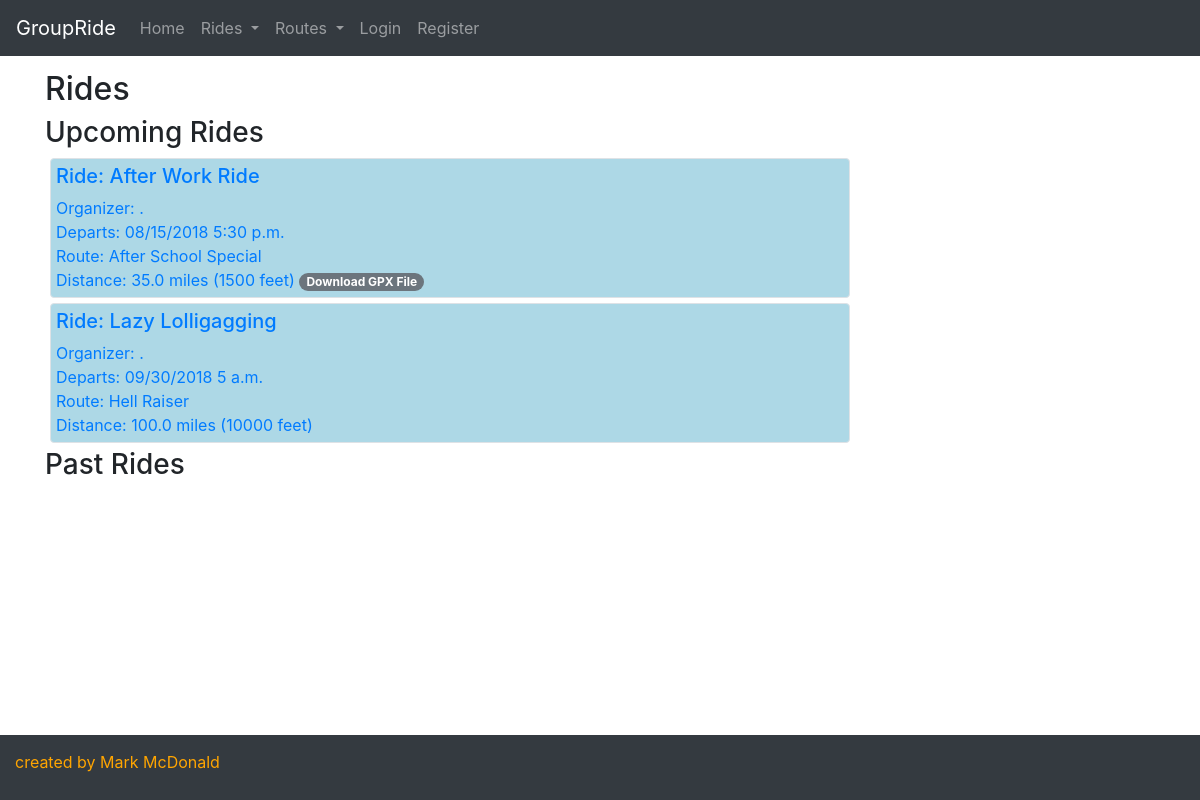
/rides/, run on an earlier commit of the app's database.
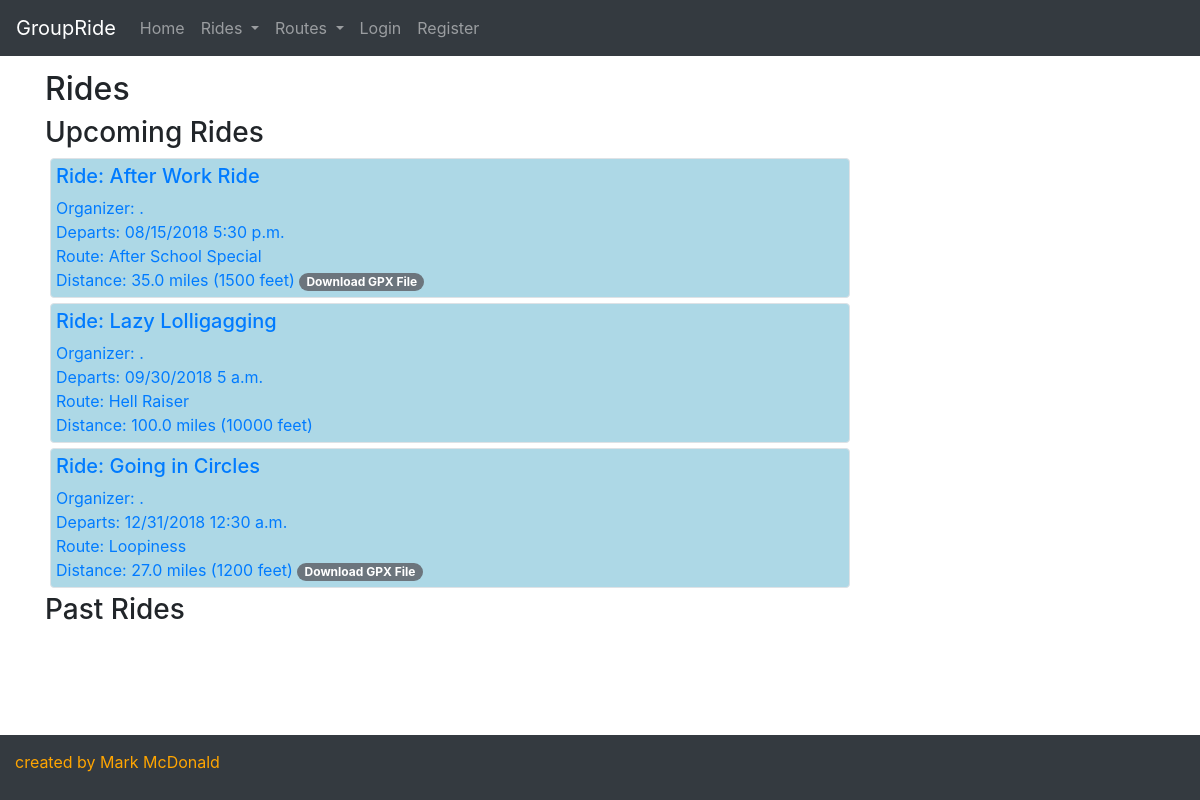
And on a later commit of the database.
### groupride/models.py (models this page shows, shortened)
class Ride(models.Model):
    created_by = models.ForeignKey(User, on_delete = models.SET_NULL, blank = True, null = True, related_name = "created_rides")
    created_on = models.DateTimeField(auto_now_add = True, editable = False, blank = False)
    ride_name = models.CharField(max_length = 256, blank = True, null = True)
    ride_date = models.DateTimeField(editable = True, blank = False, null = False)
    private = models.BooleanField(default = False)
    route = models.ForeignKey(Route, on_delete = models.SET_NULL, blank = True, null = True, related_name = "rides")
    confirmed_riders = models.ManyToManyField(User, related_name = "confirmed_ride")
    invited_riders = models.ManyToManyField(User, related_name = "invited_ride")
    comments = models.ManyToManyField(Comment, blank = True)

class Route(models.Model):
    created_by = models.ForeignKey(User, on_delete = models.SET_NULL, blank = True, null = True, related_name = "created_routes")
    created_on = models.DateTimeField(auto_now_add = True, editable = False, blank = False)
    route_name = models.CharField(max_length = 256, blank = True, null = True)
    miles = models.DecimalField(max_digits = 6, decimal_places = 1, blank = True, null = True)
    vertical_feet = models.IntegerField(blank = True, null = True)
    origin = models.CharField(max_length = 64, blank = True, null = True)
    reviews = models.ManyToManyField(Review, blank = True)
    gpxfile = models.FileField(blank = True, null = True)

### groupride/views.py (the view)
# urls.py: path("rides/", views.rides, name="rides"),
def rides(request):
    upcoming_rides = Ride.objects.filter(ride_date__gte = datetime.now()).order_by('ride_date')
    past_rides = Ride.objects.filter(ride_date__lt = datetime.now()).order_by('ride_date').reverse()
    context = {
        'upcoming_rides': upcoming_rides,
        'past_rides': past_rides,
        }
    return render(request, "groupride/rides.html", context)

### groupride/templates/groupride/rides.html (shortened to what this page needs)
{% extends 'groupride/template.html' %}
{% block body %}
  <div class="container">
    <h2>Rides</h2>
    <div class="panel-group">
    <h3>Upcoming Rides</h3>
    {% for ride in upcoming_rides %}
      {% if ride.private is True and user in ride.invited_riders.all or ride.private is not True %}
        <a href="/ride/{{ride.id}}">
          <div class="ride_header border rounded" style="min-width: 20rem; max-width: 50rem">
            <div>
              <h5>Ride: {{ride.ride_name}}
              </h5>
              <div>Organizer: {{ride.created_by.first_name|slice:":1" }}.{{ride.created_by.last_name}} </div>
            </div>
            <div>
              <span class="">Departs: {{ ride.ride_date|date:"SHORT_DATE_FORMAT" }} {{ ride.ride_date|time:"TIME_FORMAT" }} </span>
            </div>
            <a href="/route/{{ride.route.id}}">
              <div>Route: {{ride.route.route_name}}</div>
              <div>
                <span class="">Distance: {{ride.route.miles}} miles </span>
                <span class="">({{ride.route.vertical_feet}} feet)</span>
            </a>
                {% if ride.route.gpxfile %}
                  <a href={{ride.route.gpxfile}} download>
                    <span class="badge badge-pill badge-secondary">Download GPX File</span>
                  </a>
                {% endif %}
              </div>
          </div>
        </a>
      {% endif %}
    {% endfor %}
    <div class="panel-group">
    <h3>Past Rides</h3>
    </div>
{% endblock %}

What changed in the data, as far as the page shows it:
added Ride: ride_name "Going in Circles", ride_date "12/31/2018", ride_date "12:30 a.m.", route.route_name "Loopiness", route.miles "27.0", route.vertical_feet "1200"
